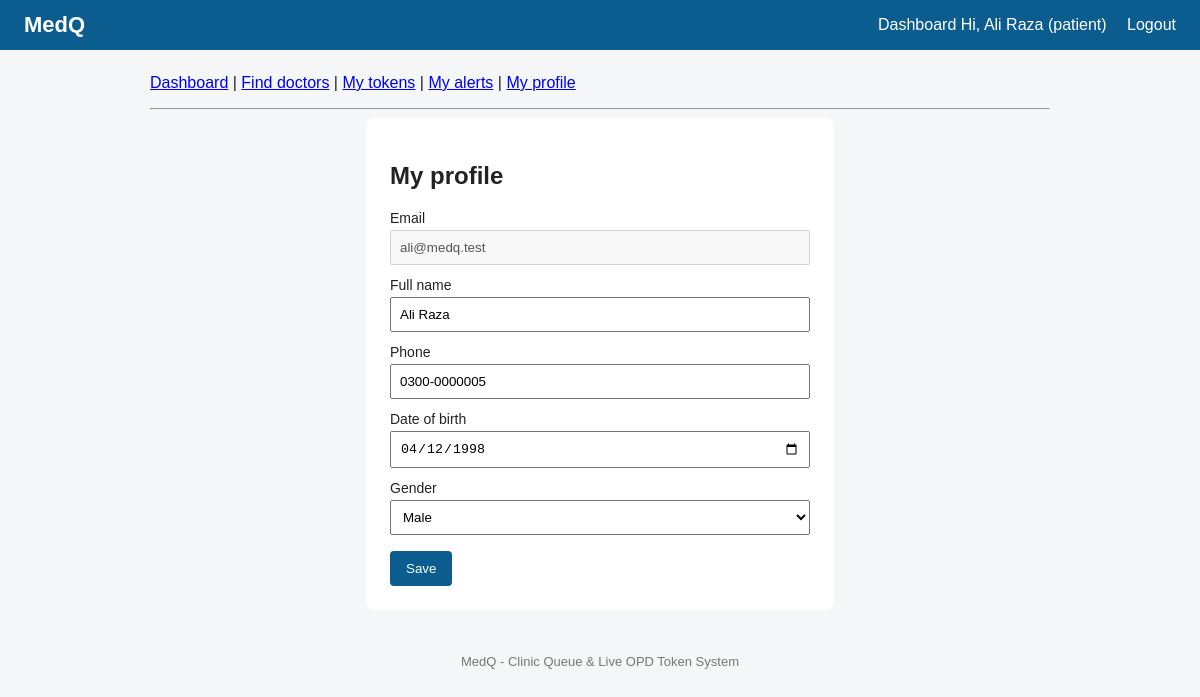
The app's page /backend/patient/profile.php (signed in) with its own data.
### tables this page shows
CREATE TABLE patients (
    patient_id    INT UNSIGNED AUTO_INCREMENT PRIMARY KEY,
    user_id       INT UNSIGNED NULL UNIQUE,
    name          VARCHAR(100) NOT NULL,
    phone         VARCHAR(20),
    date_of_birth DATE,
    gender        ENUM('male','female','other'),
    CONSTRAINT fk_patient_user FOREIGN KEY (user_id)
        REFERENCES users(user_id) ON DELETE SET NULL ON UPDATE CASCADE
);

CREATE TABLE users (
    user_id       INT UNSIGNED AUTO_INCREMENT PRIMARY KEY,
    name          VARCHAR(100) NOT NULL,
    email         VARCHAR(150) NOT NULL UNIQUE,
    phone         VARCHAR(20),
    password_hash VARCHAR(255) NOT NULL,
    role          ENUM('patient','doctor','receptionist','admin') NOT NULL DEFAULT 'patient',
    created_at    TIMESTAMP NOT NULL DEFAULT CURRENT_TIMESTAMP
);

### backend/includes/functions.php (called while the page is built, shortened)
<?php
function e($text) {
    return htmlspecialchars((string)$text, ENT_QUOTES, 'UTF-8');
}

### backend/patient/profile.php (the view, shortened to what this page needs)
<?php
require_once '../includes/db.php';
$patient_id = current_patient_id($pdo);
$stmt = $pdo->prepare('SELECT u.email, p.name, p.phone, p.date_of_birth, p.gender
                         FROM patients p JOIN users u ON u.user_id = p.user_id
                        WHERE p.patient_id = ?');
$stmt->execute([$patient_id]);
$me = $stmt->fetch();
include '../includes/header.php';
include 'menu.php';
?>
<div class="box">
    <h2>My profile</h2>
    <form method="post">
        <label>Email <input type="text" value="<?= e($me['email']) ?>" disabled></label>
        <label>Full name <input type="text" name="name" value="<?= e($me['name']) ?>" required></label>
        <label>Phone <input type="text" name="phone" value="<?= e($me['phone']) ?>" required></label>
        <label>Date of birth <input type="date" name="date_of_birth" value="<?= e($me['date_of_birth']) ?>"></label>
        <label>Gender
            <select name="gender">
                <option value="male"   <?= $me['gender'] === 'male' ? 'selected' : '' ?>>Male</option>
            </select>
        </label>
        <button type="submit">Save</button>
    </form>
</div>
<?php include '../includes/footer.php'; ?>

### backend/css/styles.css (style rules this page uses)
body { font-family: Arial, sans-serif; margin: 0; background: #f4f6f8; color: #222; }
.box { background: #fff; padding: 24px; border-radius: 8px; max-width: 420px; margin: auto; }
label { display: block; margin-top: 12px; font-size: 14px; }
input, select { width: 100%; padding: 8px; margin-top: 4px; box-sizing: border-box; }
button, .btn { background: #0b5c8f; color: #fff; border: 0; padding: 10px 16px; margin-top: 16px; border-radius: 4px; cursor: pointer; text-decoration: none; display: inline-block; }

### records on screen
patients: user.email "ali@medq.test", name "Ali Raza", phone "0300-0000005", date_of_birth "04/12/1998", gender "Male"

### other values on screen
$_SESSION['name'] "Ali Raza"
$_SESSION['role'] "patient"
